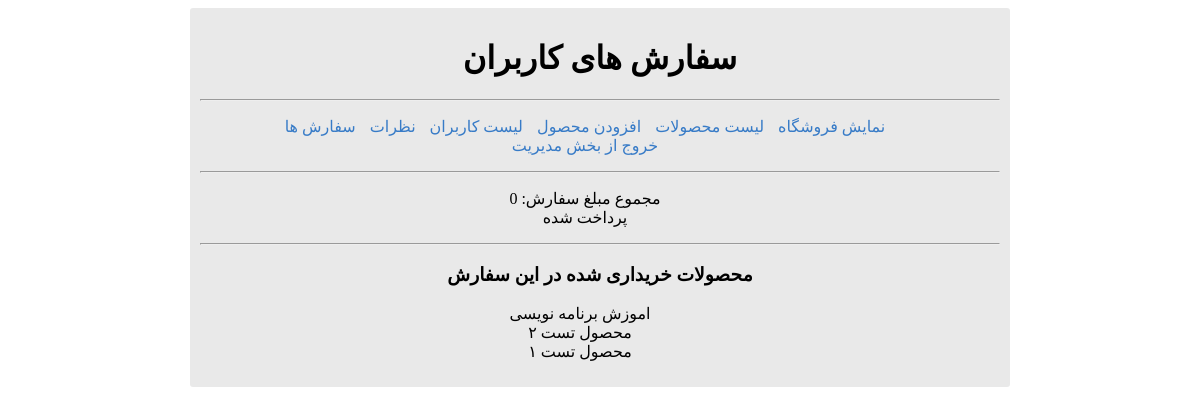
The app's page /admin/order-detail.php?order-id=1 (signed in) with its own data.
### tables this page shows
CREATE TABLE `orders`
(
    `id`          int(11) NOT NULL,
    `total`       int(11) NOT NULL,
    `product_ids` text    NOT NULL,
    `user_email`  text    NOT NULL,
    `is_paid`     int(11) NOT NULL
);

CREATE TABLE `products`
(
    `id`            int(11)      NOT NULL,
    `product_name`  text         NOT NULL,
    `product_price` mediumint(9) NOT NULL,
    `product_desc`  text         NOT NULL,
    `product_image` text         NOT NULL,
    `product_date`  timestamp    NOT NULL DEFAULT current_timestamp()
);

### admin/order-detail.php (the view, shortened to what this page needs)
<?php
require_once '../config/autoload.php';
$orderId = $_GET['order-id'];
$getOrderDetail = mysqli_query($db, "SELECT * FROM orders WHERE id=$orderId");
$orderDetail = mysqli_fetch_array($getOrderDetail);
$productIds = $orderDetail['product_ids'];
$getIds = explode(',', $productIds, -1);
?>
<!doctype html>
<html lang="en">
<head>
  <link rel="stylesheet" href="../styles/styles.css">
</head>
<body>
<div id="main">
  <h1>سفارش های کاربران</h1>
  <hr>
  <div class="nav">
    <ul>
      <li><a href="../index.php">نمایش فروشگاه</a></li>
      <li><a href="products.php">لیست محصولات</a></li>
      <li><a href="add-product.php">افزودن محصول</a></li>
      <li><a href="users.php">لیست کاربران</a></li>
      <li><a href="comments.php">نظرات</a></li>
      <li><a href="orders.php">سفارش ها</a></li>
      <li><a href="/process/logout.php">خروج از بخش مدیریت</a></li>
    </ul>
    <hr>
    <div class="admin-main">
      <ul>
        <li>مجموع مبلغ سفارش: <?php echo $orderDetail['total'] ?></li>
        <li><?php
          if ($orderDetail['is_paid'] == 0) {
            echo 'پرداخت نشده';
          } else {
            echo 'پرداخت شده';
          }
          ?></li>
      </ul>
      <hr>
      <h3>محصولات خریداری شده در این سفارش</h3>
      <ul>
        <?php
        foreach ($getIds as $getId) {
          $getProduct = mysqli_query($db, "SELECT * FROM products WHERE id=$getId");
          $fetch = mysqli_fetch_array($getProduct);
          echo $fetch['product_name'] . "<br>";
        }
        ?>
      </ul>
    </div>
  </div>
</div>
</body>
</html>

### styles/styles.css (style rules this page uses)
body { direction: rtl; font-family: tahoma; }
#main { width: 800px; background-color: #e9e9e9; margin: 0 auto; padding: 10px; border-radius: 3px; }
#main h1 { text-align: center; }
#main .nav { text-align: center; }
#main .nav ul li { display: inline-block; margin-left: 10px; }
.admin-main a, #main a { text-decoration: none; color: #377bc7; }
.admin-main li { display: block !important; }

### records on screen
orders: total "0"
products: product_name "اموزش برنامه نویسی"
products: product_name "محصول تست ۲"
products: product_name "محصول تست ۱"
